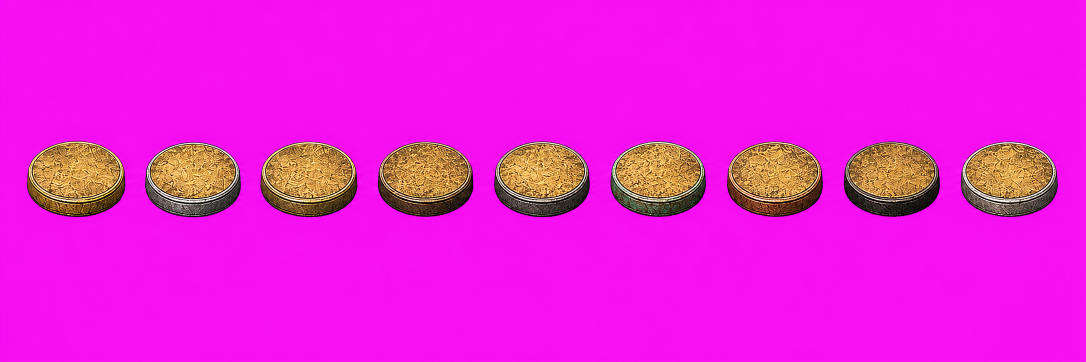
#> input picture .trash/character-mini-cleanup-2026-08-03/mini_bases/source_rows/row_disc-aged-gold.png, 2172 x 724 px, found by its file name (shown at 1/2 size)
$ python export_mini_base_assets.py
#> lines starting #> are read from the running program, lines starting #| are printed output that depends on the picture; after the words box and inside, x2 and y2 are one past the last pixel; in counts of white or black regions, pixels touching at a corner belong together
from collections import deque
import json
from pathlib import Path

from PIL import Image


ROOT = Path(__file__).resolve().parents[1]
BASE_DIR = ROOT / "app" / "mini_preview" / "assets" / "base_combinations"

SHEET_PATH = BASE_DIR / "material_base_matrix_v1.png"
UNIQUE_REFERENCE_PATH = BASE_DIR / "betrayers_coin_reference.png"
SOURCE_ROW_DIR = BASE_DIR / "source_rows"

METALS = [
    "aged-gold",
    "dull-silver",
    "tarnished-brass",
    "dark-bronze",
    "gunmetal",
    "metallic-green",
    "deep-copper",
    "blackened-iron",
    "ember-warmed-steel",
]

CANVAS_SIZE = (192, 128)
MAX_BASE_SIZE = (168, 86)
BASELINE_Y = 106


def color_distance(a, b):
    return sum((int(a[i]) - int(b[i])) ** 2 for i in range(3)) ** 0.5


# [41 lines left out: function flood_alpha_background, not called in this run]


def key_magenta_background(image):
    rgba = image.convert("RGBA")
    pixels = rgba.load()
    width, height = rgba.size
#> width = 2172; height = 724

    for y in range(height):
        for x in range(width):
            r, g, b, _ = pixels[x, y]
            is_magenta = r > 130 and b > 130 and g < 155 and abs(int(r) - int(b)) < 150
            if is_magenta:
                pixels[x, y] = (r, g, b, 0)

    return rgba


def visible_components(image):
    alpha = image.getchannel("A")
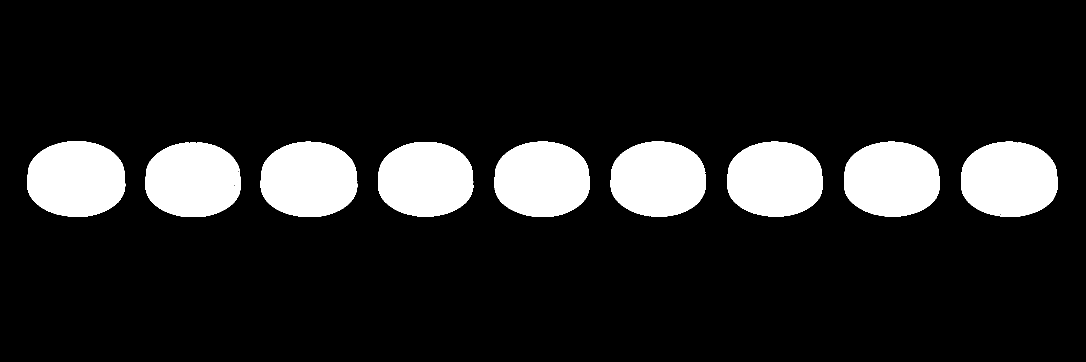
#> alpha: PIL image 2172x724 L (shown at 1/2 size); 13.4% white; 10 white regions (1 under 20 px), largest, box (x1, y1, x2, y2) and area: (54, 282, 251, 434) 24226, (521, 283, 715, 434) 23757, (1922, 283, 2116, 434) 23538
    pixels = alpha.load()
    width, height = alpha.size
#> width = 2172; height = 724
    remaining = {
        (x, y)
        for y in range(height)
        for x in range(width)
        if pixels[x, y] > 0
    }
#> remaining = 211354 items

    components = []
    while remaining:
        start = remaining.pop()
        queue = deque([start])
        xs = [start[0]]
        ys = [start[1]]
        count = 1

        while queue:
            x, y = queue.popleft()
            for nx, ny in ((x + 1, y), (x - 1, y), (x, y + 1), (x, y - 1)):
                if (nx, ny) in remaining:
                    remaining.remove((nx, ny))
                    queue.append((nx, ny))
                    xs.append(nx)
                    ys.append(ny)
                    count += 1

        bbox = (min(xs), min(ys), max(xs) + 1, max(ys) + 1)
        if count > 500 and bbox[2] - bbox[0] > 40 and bbox[3] - bbox[1] > 20:
            components.append({"bbox": bbox, "count": count})
#> this loop made 12 passes
#> bbox on passes 1 to 12: (1688, 283, 1880, 434), (290, 284, 482, 434), (1454, 283, 1646, 434), (1922, 283, 2116, 434), (1221, 283, 1412, 434), (756, 284, 947, 434), (521, 283, 715, 434), (54, 282, 251, 434), (988, 283, 1180, 434), (380, 284, 392, 285), (1009, 309, 1010, 310), (1719, 303, 1720, 304)
#> after the loop, components = 9 items; remaining = 0 items

    return sorted(components, key=lambda component: component["bbox"][0])


# [59 lines left out: function isolate_central_foreground, not called in this run]


def alpha_bbox(image):
    alpha = image.getchannel("A")
    return alpha.getbbox()


def apply_base_footprint_mask(image):
    rgba = image.convert("RGBA")
    pixels = rgba.load()
    width, height = rgba.size
    cx = width / 2
    cy = 66
    rx = 86
    ry = 45

    for y in range(height):
        for x in range(width):
            nx = (x + 0.5 - cx) / rx
            ny = (y + 0.5 - cy) / ry
            inside = nx * nx + ny * ny <= 1
            # The front wall sits a little lower than the top ellipse.
            front_ny = (y + 0.5 - 78) / 33
            inside = inside or (nx * nx + front_ny * front_ny <= 1 and y > 54)

            if not inside:
                r, g, b, _ = pixels[x, y]
                pixels[x, y] = (r, g, b, 0)

    return rgba


# [21 lines left out: function blank_cell_edge_bands, not called in this run]


def normalize_base(image):
    bbox = alpha_bbox(image)
    if not bbox:
        raise ValueError("No visible pixels after background removal")

    trimmed = image.crop(bbox)
    scale = min(
        MAX_BASE_SIZE[0] / trimmed.width,
        MAX_BASE_SIZE[1] / trimmed.height,
        1.0,
    )
    resized = trimmed.resize(
        (round(trimmed.width * scale), round(trimmed.height * scale)),
        Image.Resampling.LANCZOS,
    )

    canvas = Image.new("RGBA", CANVAS_SIZE, (0, 0, 0, 0))
    x = (CANVAS_SIZE[0] - resized.width) // 2
    y = BASELINE_Y - resized.height
    canvas.alpha_composite(resized, (x, y))
    return apply_base_footprint_mask(canvas)


def export_grid():
    written = []
    for row, disc in enumerate(METALS):
        row_source = Image.open(SOURCE_ROW_DIR / f"row_disc-{disc}.png").convert("RGBA")
        keyed = key_magenta_background(row_source)
        components = visible_components(keyed)
#> components = 9 items
        if len(components) != 9:
            raise ValueError(f"{disc} row produced {len(components)} components, expected 9")

        for rim, component in zip(METALS, components):
            left, top, right, bottom = component["bbox"]
            pad = 12
            cell = keyed.crop(
                (
                    max(0, left - pad),
                    max(0, top - pad),
                    min(keyed.width, right + pad),
                    min(keyed.height, bottom + pad),
                )
            )
            transparent = cell
            base = normalize_base(transparent)
            out = BASE_DIR / f"base_disc-{disc}_rim-{rim}.png"
            base.save(out)
            written.append(out)
#> this loop made 9 passes
#> (rim, component, left, top, right, bbox in normalize_base, scale in normalize_base, x in normalize_base) on passes 1 to 5: ('aged-gold', {'bbox': (54, 282, 251, 434), 'count': 24226}, 54, 282, 251, (12, 12, 209, 164), 0.566, 40), ('dull-silver', {'bbox': (290, 284, 482, 434), 'count': 23070}, 290, 284, 482, (12, 12, 204, 162), 0.573, 41), ('tarnished-brass', {'bbox': (521, 283, 715, 434), 'count': 23757}, 521, 283, 715, (12, 12, 206, 163), 0.57, 41), ('dark-bronze', {'bbox': (756, 284, 947, 434), 'count': 23260}, 756, 284, 947, (12, 12, 203, 162), 0.573, 41), ('gunmetal', {'bbox': (988, 283, 1180, 434), 'count': 23375}, 988, 283, 1180, (12, 12, 204, 163), 0.57, 41)
#> pass 1, in export_grid, `cell = keyed.crop( ( max(0, left - pad), max(0, top - pad), min(keyed...`:
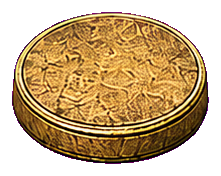
#> cell: PIL image 221x176 RGBA; mean R, G, B, A 197.4, 84.1, 129.9, 158.8; transparent parts drawn white
#> pass 1, in alpha_bbox, `alpha = image.getchannel("A")`:
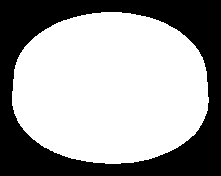
#> alpha: PIL image 221x176 L; 62.3% white; 1 black region, box (x1, y1, x2, y2) and area: (0, 0, 221, 176) 14670
#> pass 1, in normalize_base, `trimmed = image.crop(bbox)`:
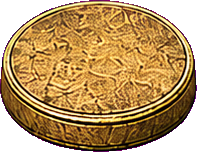
#> trimmed: PIL image 197x152 RGBA; mean R, G, B, A 183, 104.9, 96.8, 206.3; transparent parts drawn white
#> pass 1, in normalize_base, `resized = trimmed.resize( (round(trimmed.width * scale), round(trimmed..`:
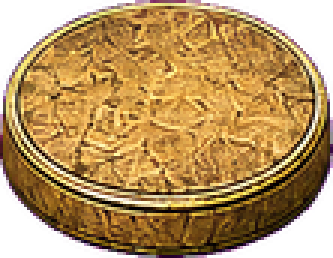
#> resized: PIL image 111x86 RGBA (shown 3 times larger); mean R, G, B, A 139.6, 103.2, 54.3, 206.3; transparent parts drawn white
#> after the loop:
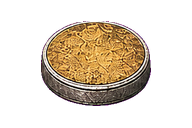
#> base: PIL image 192x128 RGBA; mean R, G, B, A 51.1, 39.3, 26.1, 78.6; transparent parts drawn white
#> after the loop:
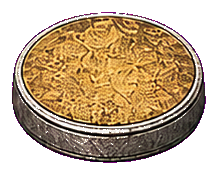
#> transparent: PIL image 218x175 RGBA; mean R, G, B, A 192.4, 83.2, 140.3, 157.3; transparent parts drawn white
#> after the loop, written = 9 items

    return written


# [7 lines left out: function export_unique, not called in this run]


def main():
    written = export_grid()
    unique = export_unique()
    metadata = {
        "canvas": {"width": CANVAS_SIZE[0], "height": CANVAS_SIZE[1]},
        "baseAnchor": {"x": CANVAS_SIZE[0] // 2, "y": BASELINE_Y},
        "normalBaseCount": len(written),
        "uniqueBases": [
            {
                "id": "betrayers-coin",
                "asset": "betrayers_coin.png",
                "baseAnchor": {"x": CANVAS_SIZE[0] // 2, "y": BASELINE_Y},
            }
        ],
        "normalBases": [
            {
                "disc": disc,
                "rim": rim,
                "asset": f"base_disc-{disc}_rim-{rim}.png",
                "baseAnchor": {"x": CANVAS_SIZE[0] // 2, "y": BASELINE_Y},
            }
            for disc in METALS
            for rim in METALS
        ],
    }
    (BASE_DIR / "base_asset_metadata.json").write_text(
        json.dumps(metadata, indent=2) + "\n"
    )
    print(f"wrote normal bases: {len(written)}")
    print(f"wrote unique base: {unique.relative_to(ROOT)}")
    print(f"wrote metadata: {(BASE_DIR / 'base_asset_metadata.json').relative_to(ROOT)}")
    print(f"canvas: {CANVAS_SIZE[0]}x{CANVAS_SIZE[1]}")
    print(f"base anchor: {CANVAS_SIZE[0] // 2},{BASELINE_Y}")


if __name__ == "__main__":
#> (the run stopped early here; a loop or call above may not have finished)
